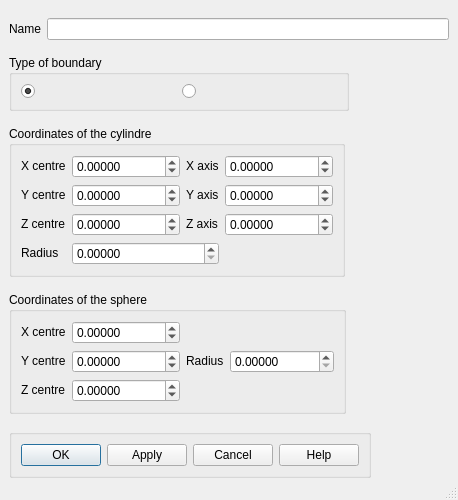
<ui version="4.0" >
 <class>CreateBoundaryAn</class>
 <widget class="QDialog" name="CreateBoundaryAn" >
  <property name="geometry" >
   <rect>
    <x>0</x>
    <y>0</y>
    <width>458</width>
    <height>500</height>
   </rect>
  </property>
  <property name="windowTitle" >
   <string>Create an analytical boundary</string>
  </property>
  <property name="autoFillBackground" >
   <bool>true</bool>
  </property>
  <property name="sizeGripEnabled" >
   <bool>true</bool>
  </property>
  <layout class="QGridLayout" >
   <property name="margin" >
    <number>9</number>
   </property>
   <property name="spacing" >
    <number>6</number>
   </property>
   <item row="2" column="0" colspan="2" >
    <widget class="QGroupBox" name="gBCylindre" >
     <property name="sizePolicy" >
      <sizepolicy>
       <hsizetype>0</hsizetype>
       <vsizetype>0</vsizetype>
       <horstretch>0</horstretch>
       <verstretch>0</verstretch>
      </sizepolicy>
     </property>
     <property name="title" >
      <string>Coordinates of the cylindre</string>
     </property>
     <layout class="QGridLayout" >
      <property name="margin" >
       <number>9</number>
      </property>
      <property name="spacing" >
       <number>6</number>
      </property>
      <item row="0" column="1" >
       <widget class="QDoubleSpinBox" name="SpinBox_Xcent" >
        <property name="decimals" >
         <number>5</number>
        </property>
        <property name="maximum" >
         <double>999999999.000000000000000</double>
        </property>
        <property name="minimum" >
         <double>-999999999.000000000000000</double>
        </property>
        <property name="value" >
         <double>0.000000000000000</double>
        </property>
       </widget>
      </item>
      <item row="0" column="0" >
       <widget class="QLabel" name="TLXcent" >
        <property name="sizePolicy" >
         <sizepolicy>
          <hsizetype>0</hsizetype>
          <vsizetype>0</vsizetype>
          <horstretch>0</horstretch>
          <verstretch>0</verstretch>
         </sizepolicy>
        </property>
        <property name="text" >
         <string>X centre</string>
        </property>
        <property name="wordWrap" >
         <bool>false</bool>
        </property>
       </widget>
      </item>
      <item row="3" column="1" colspan="2" >
       <widget class="QDoubleSpinBox" name="SpinBox_Radius" >
        <property name="decimals" >
         <number>5</number>
        </property>
        <property name="maximum" >
         <double>1000000000.000000000000000</double>
        </property>
       </widget>
      </item>
      <item row="2" column="1" >
       <widget class="QDoubleSpinBox" name="SpinBox_Zcent" >
        <property name="decimals" >
         <number>5</number>
        </property>
        <property name="maximum" >
         <double>999999999.000000000000000</double>
        </property>
        <property name="minimum" >
         <double>-999999999.000000000000000</double>
        </property>
        <property name="value" >
         <double>0.000000000000000</double>
        </property>
       </widget>
      </item>
      <item row="3" column="0" >
       <widget class="QLabel" name="TLradius" >
        <property name="sizePolicy" >
         <sizepolicy>
          <hsizetype>0</hsizetype>
          <vsizetype>0</vsizetype>
          <horstretch>0</horstretch>
          <verstretch>0</verstretch>
         </sizepolicy>
        </property>
        <property name="text" >
         <string>Radius</string>
        </property>
        <property name="wordWrap" >
         <bool>false</bool>
        </property>
       </widget>
      </item>
      <item row="2" column="0" >
       <widget class="QLabel" name="TLZcent" >
        <property name="sizePolicy" >
         <sizepolicy>
          <hsizetype>0</hsizetype>
          <vsizetype>0</vsizetype>
          <horstretch>0</horstretch>
          <verstretch>0</verstretch>
         </sizepolicy>
        </property>
        <property name="text" >
         <string>Z centre</string>
        </property>
        <property name="wordWrap" >
         <bool>false</bool>
        </property>
       </widget>
      </item>
      <item row="1" column="0" >
       <widget class="QLabel" name="TLYcent" >
        <property name="sizePolicy" >
         <sizepolicy>
          <hsizetype>0</hsizetype>
          <vsizetype>0</vsizetype>
          <horstretch>0</horstretch>
          <verstretch>0</verstretch>
         </sizepolicy>
        </property>
        <property name="text" >
         <string>Y centre</string>
        </property>
        <property name="wordWrap" >
         <bool>false</bool>
        </property>
       </widget>
      </item>
      <item row="1" column="1" >
       <widget class="QDoubleSpinBox" name="SpinBox_Ycent" >
        <property name="decimals" >
         <number>5</number>
        </property>
        <property name="maximum" >
         <double>999999999.000000000000000</double>
        </property>
        <property name="minimum" >
         <double>-999999999.000000000000000</double>
        </property>
        <property name="value" >
         <double>0.000000000000000</double>
        </property>
       </widget>
      </item>
      <item row="0" column="2" >
       <widget class="QLabel" name="TLXaxis" >
        <property name="sizePolicy" >
         <sizepolicy>
          <hsizetype>0</hsizetype>
          <vsizetype>0</vsizetype>
          <horstretch>0</horstretch>
          <verstretch>0</verstretch>
         </sizepolicy>
        </property>
        <property name="text" >
         <string>X axis</string>
        </property>
        <property name="wordWrap" >
         <bool>false</bool>
        </property>
       </widget>
      </item>
      <item row="1" column="2" >
       <widget class="QLabel" name="TLYaxis" >
        <property name="sizePolicy" >
         <sizepolicy>
          <hsizetype>0</hsizetype>
          <vsizetype>0</vsizetype>
          <horstretch>0</horstretch>
          <verstretch>0</verstretch>
         </sizepolicy>
        </property>
        <property name="text" >
         <string>Y axis</string>
        </property>
        <property name="wordWrap" >
         <bool>false</bool>
        </property>
       </widget>
      </item>
      <item row="2" column="2" >
       <widget class="QLabel" name="TLZaxis" >
        <property name="sizePolicy" >
         <sizepolicy>
          <hsizetype>0</hsizetype>
          <vsizetype>0</vsizetype>
          <horstretch>0</horstretch>
          <verstretch>0</verstretch>
         </sizepolicy>
        </property>
        <property name="text" >
         <string>Z axis</string>
        </property>
        <property name="wordWrap" >
         <bool>false</bool>
        </property>
       </widget>
      </item>
      <item row="2" column="3" >
       <widget class="QDoubleSpinBox" name="SpinBox_Zaxis" >
        <property name="decimals" >
         <number>5</number>
        </property>
        <property name="maximum" >
         <double>999999999.000000000000000</double>
        </property>
        <property name="minimum" >
         <double>-999999999.000000000000000</double>
        </property>
        <property name="value" >
         <double>0.000000000000000</double>
        </property>
       </widget>
      </item>
      <item row="1" column="3" >
       <widget class="QDoubleSpinBox" name="SpinBox_Yaxis" >
        <property name="decimals" >
         <number>5</number>
        </property>
        <property name="maximum" >
         <double>999999999.000000000000000</double>
        </property>
        <property name="minimum" >
         <double>-999999999.000000000000000</double>
        </property>
        <property name="value" >
         <double>0.000000000000000</double>
        </property>
       </widget>
      </item>
      <item row="0" column="3" >
       <widget class="QDoubleSpinBox" name="SpinBox_Xaxis" >
        <property name="decimals" >
         <number>5</number>
        </property>
        <property name="maximum" >
         <double>999999999.000000000000000</double>
        </property>
        <property name="minimum" >
         <double>-999999999.000000000000000</double>
        </property>
        <property name="value" >
         <double>0.000000000000000</double>
        </property>
       </widget>
      </item>
     </layout>
    </widget>
   </item>
   <item row="4" column="0" colspan="2" >
    <widget class="QGroupBox" name="GBButtons" >
     <property name="sizePolicy" >
      <sizepolicy>
       <hsizetype>0</hsizetype>
       <vsizetype>0</vsizetype>
       <horstretch>0</horstretch>
       <verstretch>0</verstretch>
      </sizepolicy>
     </property>
     <property name="title" >
      <string/>
     </property>
     <layout class="QHBoxLayout" >
      <property name="margin" >
       <number>9</number>
      </property>
      <property name="spacing" >
       <number>6</number>
      </property>
      <item>
       <widget class="QPushButton" name="buttonOk" >
        <property name="text" >
         <string>OK</string>
        </property>
       </widget>
      </item>
      <item>
       <widget class="QPushButton" name="buttonApply" >
        <property name="text" >
         <string>Apply</string>
        </property>
       </widget>
      </item>
      <item>
       <widget class="QPushButton" name="buttonCancel" >
        <property name="text" >
         <string>Cancel</string>
        </property>
       </widget>
      </item>
      <item>
       <widget class="QPushButton" name="buttonHelp" >
        <property name="text" >
         <string>Help</string>
        </property>
       </widget>
      </item>
     </layout>
    </widget>
   </item>
   <item row="3" column="0" colspan="2" >
    <widget class="QGroupBox" name="gBSphere" >
     <property name="sizePolicy" >
      <sizepolicy>
       <hsizetype>0</hsizetype>
       <vsizetype>0</vsizetype>
       <horstretch>0</horstretch>
       <verstretch>0</verstretch>
      </sizepolicy>
     </property>
     <property name="title" >
      <string>Coordinates of the sphere</string>
     </property>
     <layout class="QGridLayout" >
      <property name="margin" >
       <number>9</number>
      </property>
      <property name="spacing" >
       <number>6</number>
      </property>
      <item row="1" column="3" >
       <widget class="QDoubleSpinBox" name="SpinBox_Rayon" >
        <property name="decimals" >
         <number>5</number>
        </property>
        <property name="maximum" >
         <double>999999999.000000000000000</double>
        </property>
        <property name="minimum" >
         <double>0.000000000000000</double>
        </property>
        <property name="value" >
         <double>0.000000000000000</double>
        </property>
       </widget>
      </item>
      <item row="2" column="1" >
       <widget class="QDoubleSpinBox" name="SpinBox_Zcentre" >
        <property name="decimals" >
         <number>5</number>
        </property>
        <property name="maximum" >
         <double>999999999.000000000000000</double>
        </property>
        <property name="minimum" >
         <double>-999999999.000000000000000</double>
        </property>
        <property name="value" >
         <double>0.000000000000000</double>
        </property>
       </widget>
      </item>
      <item row="1" column="2" >
       <widget class="QLabel" name="TLRayon" >
        <property name="sizePolicy" >
         <sizepolicy>
          <hsizetype>0</hsizetype>
          <vsizetype>0</vsizetype>
          <horstretch>0</horstretch>
          <verstretch>0</verstretch>
         </sizepolicy>
        </property>
        <property name="text" >
         <string>Radius</string>
        </property>
        <property name="wordWrap" >
         <bool>false</bool>
        </property>
       </widget>
      </item>
      <item row="2" column="0" >
       <widget class="QLabel" name="TLZcentre" >
        <property name="sizePolicy" >
         <sizepolicy>
          <hsizetype>0</hsizetype>
          <vsizetype>0</vsizetype>
          <horstretch>0</horstretch>
          <verstretch>0</verstretch>
         </sizepolicy>
        </property>
        <property name="text" >
         <string>Z centre</string>
        </property>
        <property name="wordWrap" >
         <bool>false</bool>
        </property>
       </widget>
      </item>
      <item row="1" column="0" >
       <widget class="QLabel" name="TLYcentre" >
        <property name="sizePolicy" >
         <sizepolicy>
          <hsizetype>0</hsizetype>
          <vsizetype>0</vsizetype>
          <horstretch>0</horstretch>
          <verstretch>0</verstretch>
         </sizepolicy>
        </property>
        <property name="text" >
         <string>Y centre</string>
        </property>
        <property name="wordWrap" >
         <bool>false</bool>
        </property>
       </widget>
      </item>
      <item row="1" column="1" >
       <widget class="QDoubleSpinBox" name="SpinBox_Ycentre" >
        <property name="decimals" >
         <number>5</number>
        </property>
        <property name="maximum" >
         <double>999999999.000000000000000</double>
        </property>
        <property name="minimum" >
         <double>-999999999.000000000000000</double>
        </property>
        <property name="value" >
         <double>0.000000000000000</double>
        </property>
       </widget>
      </item>
      <item row="0" column="1" >
       <widget class="QDoubleSpinBox" name="SpinBox_Xcentre" >
        <property name="decimals" >
         <number>5</number>
        </property>
        <property name="maximum" >
         <double>999999999.000000000000000</double>
        </property>
        <property name="minimum" >
         <double>-999999999.000000000000000</double>
        </property>
        <property name="value" >
         <double>0.000000000000000</double>
        </property>
       </widget>
      </item>
      <item row="0" column="0" >
       <widget class="QLabel" name="TLXcentre" >
        <property name="sizePolicy" >
         <sizepolicy>
          <hsizetype>0</hsizetype>
          <vsizetype>0</vsizetype>
          <horstretch>0</horstretch>
          <verstretch>0</verstretch>
         </sizepolicy>
        </property>
        <property name="text" >
         <string>X centre</string>
        </property>
        <property name="wordWrap" >
         <bool>false</bool>
        </property>
       </widget>
      </item>
     </layout>
    </widget>
   </item>
   <item row="1" column="0" colspan="2" >
    <widget class="QGroupBox" name="TypeBoundary" >
     <property name="sizePolicy" >
      <sizepolicy>
       <hsizetype>0</hsizetype>
       <vsizetype>0</vsizetype>
       <horstretch>0</horstretch>
       <verstretch>0</verstretch>
      </sizepolicy>
     </property>
     <property name="minimumSize" >
      <size>
       <width>340</width>
       <height>0</height>
      </size>
     </property>
     <property name="title" >
      <string>Type of boundary</string>
     </property>
     <layout class="QHBoxLayout" >
      <property name="margin" >
       <number>9</number>
      </property>
      <property name="spacing" >
       <number>6</number>
      </property>
      <item>
       <widget class="QRadioButton" name="RBCylindre" >
        <property name="text" >
         <string/>
        </property>
        <property name="icon" >
         <iconset>../../resources/cylinderpointvector.png</iconset>
        </property>
        <property name="checkable" >
         <bool>true</bool>
        </property>
        <property name="checked" >
         <bool>true</bool>
        </property>
       </widget>
      </item>
      <item>
       <widget class="QRadioButton" name="RBSphere" >
        <property name="text" >
         <string/>
        </property>
        <property name="icon" >
         <iconset>../../resources/zone_spherepoint.png</iconset>
        </property>
       </widget>
      </item>
     </layout>
    </widget>
   </item>
   <item row="0" column="1" >
    <widget class="QLineEdit" name="LEBoundaryName" >
     <property name="maxLength" >
      <number>32</number>
     </property>
    </widget>
   </item>
   <item row="0" column="0" >
    <widget class="QLabel" name="Name" >
     <property name="text" >
      <string>Name</string>
     </property>
    </widget>
   </item>
  </layout>
 </widget>
 <resources/>
 <connections/>
</ui>
